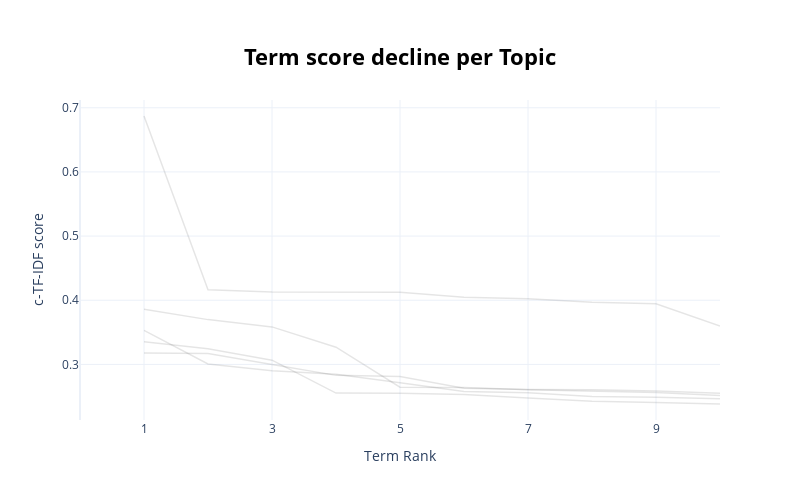

Notebook code cell kept with this figure:
### Code cell
topic_model.visualize_term_rank()

### Figure 1 — Plotly figure (JSON) as saved in the notebook; plotly's stock layout.template omitted (floating-point values rounded to 4 significant figures)
{"data": [{"hovertext": "<b>Topic -1</b>:economy_sharing_sharing economy_re", "line": {"color": "black", "width": 1.5}, "mode": "lines+lines", "name": "", "opacity": 0.1, "type": "scatter", "x": [1, 2, 3, 4, 5, 6, 7, 8, 9, 10], "y": [0.3354, 0.3245, 0.3065, 0.2552, 0.255, 0.2529, 0.2475, 0.2427, 0.2407, 0.2382]}, {"hovertext": "<b>Topic 0</b>:airbnb_peer_accommodation_study_sha", "line": {"color": "black", "width": 1.5}, "mode": "lines+lines", "name": "", "opacity": 0.1, "type": "scatter", "x": [1, 2, 3, 4, 5, 6, 7, 8, 9, 10], "y": [0.3529, 0.3007, 0.29, 0.2845, 0.2715, 0.2578, 0.2557, 0.25, 0.2489, 0.2466]}, {"hovertext": "<b>Topic 1</b>:ride_sharing_car_mobility_hailing_r", "line": {"color": "black", "width": 1.5}, "mode": "lines+lines", "name": "", "opacity": 0.1, "type": "scatter", "x": [1, 2, 3, 4, 5, 6, 7, 8, 9, 10], "y": [0.3176, 0.3169, 0.2998, 0.2829, 0.2809, 0.2628, 0.2608, 0.2605, 0.2584, 0.2552]}, {"hovertext": "<b>Topic 2</b>:economy_sharing_sharing economy_bus", "line": {"color": "black", "width": 1.5}, "mode": "lines+lines", "name": "", "opacity": 0.1, "type": "scatter", "x": [1, 2, 3, 4, 5, 6, 7, 8, 9, 10], "y": [0.386, 0.3698, 0.3584, 0.3268, 0.2645, 0.2641, 0.2604, 0.2587, 0.2561, 0.2517]}, {"hovertext": "<b>Topic 3</b>:fashion_luxury_renting_clothing_con", "line": {"color": "black", "width": 1.5}, "mode": "lines+lines", "name": "", "opacity": 0.1, "type": "scatter", "x": [1, 2, 3, 4, 5, 6, 7, 8, 9, 10], "y": [0.6871, 0.4165, 0.413, 0.4128, 0.4124, 0.4046, 0.4021, 0.3967, 0.3944, 0.3599]}], "layout": {"height": 500, "hoverlabel": {"bgcolor": "white", "font": {"family": "Rockwell", "size": 16}}, "showlegend": false, "title": {"font": {"color": "Black", "size": 22}, "text": "<b>Term score decline per Topic</b>", "x": 0.5, "xanchor": "center", "y": 0.9, "yanchor": "top"}, "width": 800, "xaxis": {"dtick": 2, "range": [0, 10], "tick0": 1, "title": {"text": "Term Rank"}}, "yaxis": {"title": {"text": "c-TF-IDF score"}}}}
